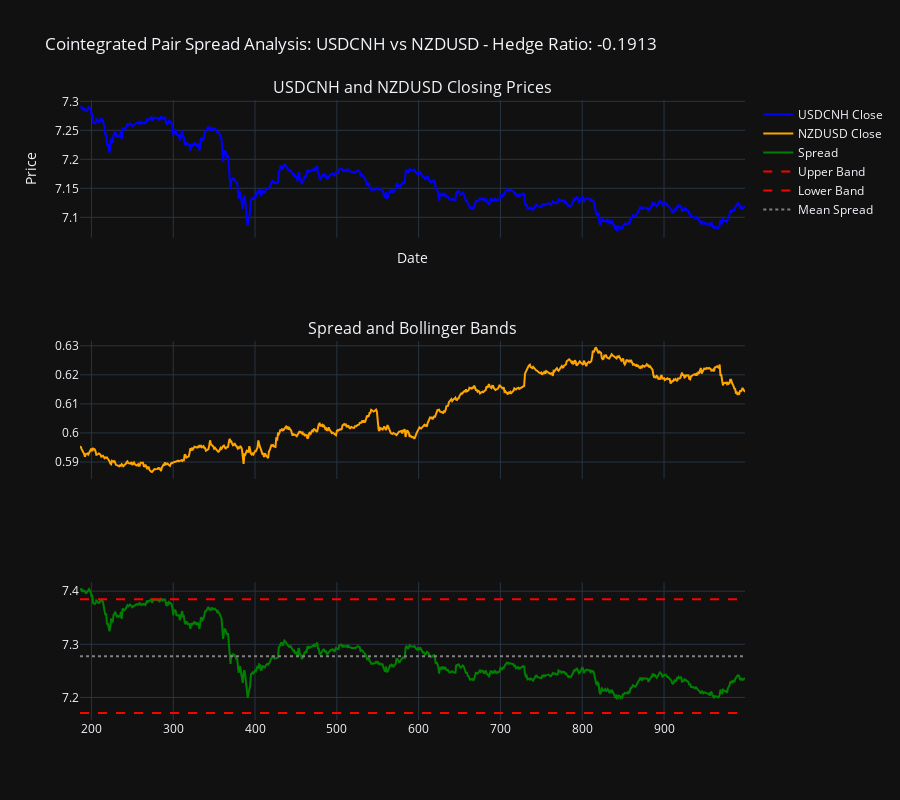

The notebook cell this image was saved under:
### Code cell
import plotly.graph_objects as go
from plotly.subplots import make_subplots

# Function to plot close prices, spread, and hedge ratio
def plot_spread_with_prices(data1, data2, symbol1, symbol2, spread, hedge_ratio):
    # Create subplots: 1 row, 2 cols for close prices and spread with ratio
    fig = make_subplots(rows=3, cols=1, shared_xaxes=True, 
                        subplot_titles=(f"{symbol1} and {symbol2} Closing Prices", "Spread and Bollinger Bands"))

    # Plot Close Prices of the two symbols
    fig.add_trace(
        go.Scatter(x=data1.index, y=data1, mode='lines', name=f'{symbol1} Close', line=dict(color='blue')),
        row=1, col=1
    )
    fig.add_trace(
        go.Scatter(x=data2.index, y=data2, mode='lines', name=f'{symbol2} Close', line=dict(color='orange')),
        row=2, col=1
    )

    # Calculate Bollinger Bands for the spread
    spread_mean = spread.mean()
    spread_std = spread.std()
    upper_band = spread_mean + STD_UNITS * spread_std
    lower_band = spread_mean - STD_UNITS * spread_std

    # Plot the spread
    fig.add_trace(
        go.Scatter(x=spread.index, y=spread, mode='lines', name='Spread', line=dict(color='green')),
        row=3, col=1
    )

    # Plot Bollinger Bands for the spread
    fig.add_trace(
        go.Scatter(x=spread.index, y=[upper_band] * len(spread), mode='lines', name='Upper Band', line=dict(color='red', dash='dash')),
        row=3, col=1
    )
    fig.add_trace(
        go.Scatter(x=spread.index, y=[lower_band] * len(spread), mode='lines', name='Lower Band', line=dict(color='red', dash='dash')),
        row=3, col=1
    )

    # Add a horizontal line at the mean of the spread
    fig.add_trace(
        go.Scatter(x=spread.index, y=[spread_mean] * len(spread), mode='lines', name='Mean Spread', line=dict(color='grey', dash='dot')),
        row=3, col=1
    )

    # Update layout for aesthetics
    fig.update_layout(
        title=f"Cointegrated Pair Spread Analysis: {symbol1} vs {symbol2} - Hedge Ratio: {hedge_ratio:.4f}",
        xaxis_title='Date',
        yaxis_title='Price',
        height=800,
        template='plotly_dark'
    )

    fig.show()

# Example usage with dummy data1, data2, spread, and hedge_ratio
# Assuming calculate_spread has been run and returned 'spread' and 'hedge_ratio'

for pair in cointegrated_pairs:
    symbol1, symbol2 = pair
    data1 = mtd.data[symbol1]['close']
    data2 = mtd.data[symbol2]['close']
    
    spread, hedge_ratio = calculate_spread(data1, data2)
    plot_spread_with_prices(data1, data2, symbol1, symbol2, spread, hedge_ratio)

### Figure 1 — Plotly figure (JSON) as saved in the notebook; plotly's stock layout.template omitted (floating-point values rounded to 4 significant figures; data arrays with more than 128 entries replaced by an {"elided": "..."} marker saying what was removed)
{"data": [{"line": {"color": "blue"}, "mode": "lines", "name": "USDCNH Close", "type": "scatter", "x": {"elided": "814 int values"}, "xaxis": "x", "y": {"elided": "814 float values"}, "yaxis": "y"}, {"line": {"color": "orange"}, "mode": "lines", "name": "NZDUSD Close", "type": "scatter", "x": {"elided": "814 int values"}, "xaxis": "x2", "y": {"elided": "814 float values"}, "yaxis": "y2"}, {"line": {"color": "green"}, "mode": "lines", "name": "Spread", "type": "scatter", "x": {"elided": "814 int values"}, "xaxis": "x3", "y": {"elided": "814 float values"}, "yaxis": "y3"}, {"line": {"color": "red", "dash": "dash"}, "mode": "lines", "name": "Upper Band", "type": "scatter", "x": {"elided": "814 int values"}, "xaxis": "x3", "y": {"elided": "814 float values"}, "yaxis": "y3"}, {"line": {"color": "red", "dash": "dash"}, "mode": "lines", "name": "Lower Band", "type": "scatter", "x": {"elided": "814 int values"}, "xaxis": "x3", "y": {"elided": "814 float values"}, "yaxis": "y3"}, {"line": {"color": "grey", "dash": "dot"}, "mode": "lines", "name": "Mean Spread", "type": "scatter", "x": {"elided": "814 int values"}, "xaxis": "x3", "y": {"elided": "814 float values"}, "yaxis": "y3"}], "layout": {"annotations": [{"font": {"size": 16}, "showarrow": false, "text": "USDCNH and NZDUSD Closing Prices", "x": 0.5, "xanchor": "center", "xref": "paper", "y": 1, "yanchor": "bottom", "yref": "paper"}, {"font": {"size": 16}, "showarrow": false, "text": "Spread and Bollinger Bands", "x": 0.5, "xanchor": "center", "xref": "paper", "y": 0.6111, "yanchor": "bottom", "yref": "paper"}], "height": 800, "title": {"text": "Cointegrated Pair Spread Analysis: USDCNH vs NZDUSD - Hedge Ratio: -0.1913"}, "xaxis": {"anchor": "y", "domain": [0, 1], "matches": "x3", "showticklabels": false, "title": {"text": "Date"}}, "xaxis2": {"anchor": "y2", "domain": [0, 1], "matches": "x3", "showticklabels": false}, "xaxis3": {"anchor": "y3", "domain": [0, 1]}, "yaxis": {"anchor": "x", "domain": [0.7778, 1], "title": {"text": "Price"}}, "yaxis2": {"anchor": "x2", "domain": [0.3889, 0.6111]}, "yaxis3": {"anchor": "x3", "domain": [0, 0.2222]}}}
